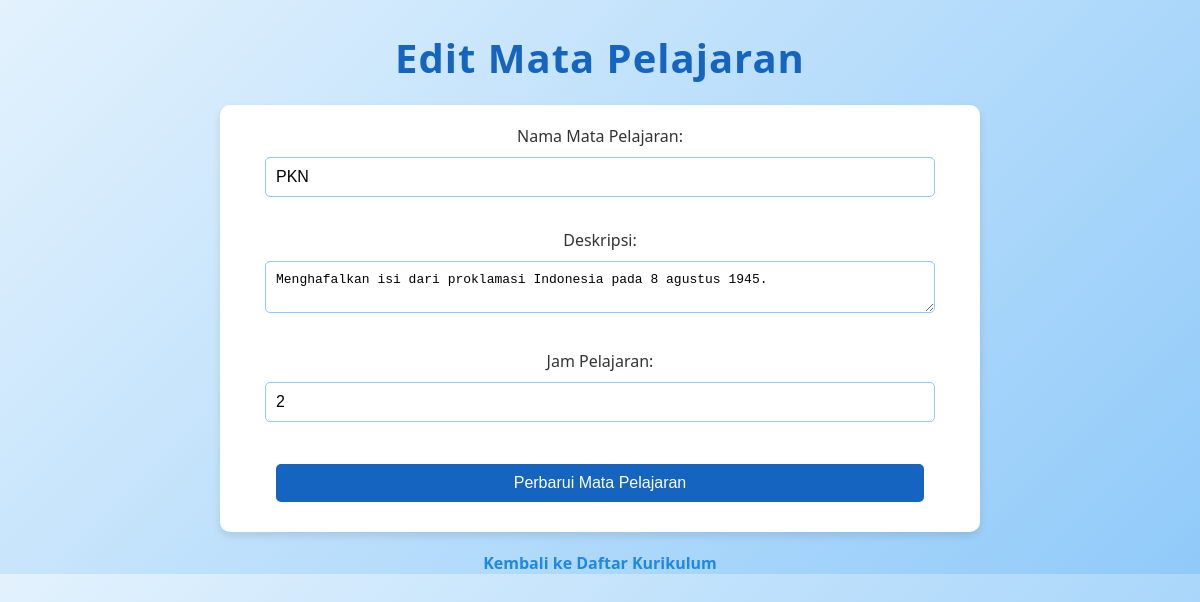
/edit.php?id=5, run on the app's committed database.
### tables this page shows
CREATE TABLE subjects (
        id INTEGER PRIMARY KEY AUTOINCREMENT,
        subject_name TEXT,
        description TEXT,
        hours INTEGER
    );

### edit.php (the view, shortened to what this page needs)
<?php require 'db.php';
$id = $_GET['id'];
$stmt = $db->prepare("SELECT * FROM subjects WHERE id = ?");
$stmt->execute([$id]);
$row = $stmt->fetch(PDO::FETCH_ASSOC);
?>
<!DOCTYPE html>
<html lang="en">
<head>
    <link rel="stylesheet" href="style.css">
</head>
<body>
    <h1>Edit Mata Pelajaran</h1>
    <form action="edit.php?id=<?php echo $row['id']; ?>" method="POST">
        <label for="subject_name">Nama Mata Pelajaran:</label> <br>
        <input type="text" name="subject_name" value="<?php echo htmlspecialchars($row['subject_name']); ?>" required><br><br>
        <label for="description">Deskripsi:</label><br>
        <textarea name="description" required><?php echo htmlspecialchars($row['description']); ?></textarea><br><br>
        <label for="hours">Jam Pelajaran:</label><br>
        <input type="number" name="hours" value="<?php echo htmlspecialchars($row['hours']); ?>" required><br><br>
        <button type="submit">Perbarui Mata Pelajaran</button>
    </form>
    <a href="index.php">Kembali ke Daftar Kurikulum</a>
</body>
</html>

### style.css (style rules this page uses)
body { font-family: 'Segoe UI', Tahoma, Geneva, Verdana, sans-serif; background: linear-gradient(135deg, #e3f2fd, #90caf9); margin: 0; padding: 0; text-align: center; color: #333; }
h1 { font-size: 2.5em; color: #1565c0; margin-top: 30px; margin-bottom: 20px; letter-spacing: 1px; }
form { background-color: #fff; border-radius: 10px; padding: 20px; width: 60%; margin: 20px auto; box-shadow: 0 4px 8px rgba(0, 0, 0, 0.1); }
input, textarea, button { width: 90%; padding: 10px; margin: 10px 0; border-radius: 5px; border: 1px solid #90caf9; font-size: 1em; }
button { background-color: #1565c0; color: #fff; border: none; cursor: pointer; transition: background-color 0.3s; }
a { color: #1e88e5; text-decoration: none; font-weight: bold; transition: color 0.3s; }

### data on the page
subjects: subject_name "PKN", description "Menghafalkan isi dari proklamasi Indonesia pada 8 agustus 1945.", hours "2"
